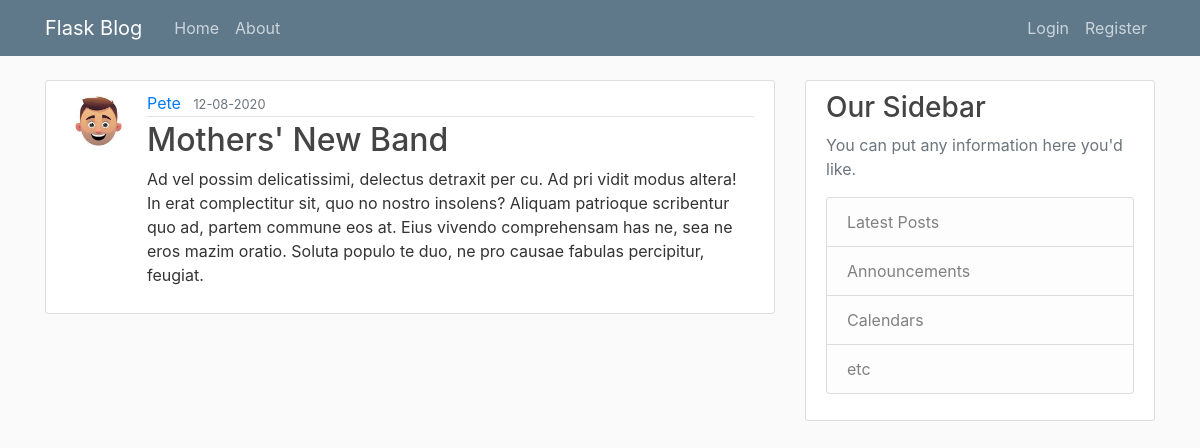
Page /post/7 on the committed database.
### flaskblog/models.py (models this page shows, shortened)
class User(db.Model, UserMixin):
    id = db.Column(db.Integer, primary_key=True)
    username = db.Column(db.String(20), unique=True, nullable=False)
    email = db.Column(db.String(120), unique=True, nullable=False)
    image_file = db.Column(db.String(20), nullable=False,
                           default='default.jpg')
    password = db.Column(db.String(60), nullable=False)
    posts = db.relationship('Post', backref='author', lazy=True)

class Post(db.Model):
    id = db.Column(db.Integer, primary_key=True)
    title = db.Column(db.String(100), nullable=False)
    date_posted = db.Column(db.DateTime, nullable=False,
                            default=datetime.utcnow)
    content = db.Column(db.Text, nullable=False)
    user_id = db.Column(db.Integer, db.ForeignKey('user.id'), nullable=False)

### flaskblog/posts/routes.py (the view)
@posts.route('/post/<int:post_id>')
def post(post_id):
    post = Post.query.get_or_404(post_id)
    return render_template('post.html', title=post.title, post=post)

### flaskblog/templates/post.html (shortened to what this page needs)
{% extends "layout.html" %}
{% block content %}
    <article class="media content-section">
        <img class="rounded-circle article-img" src="{{ url_for('static', filename='profile_pics/' + post.author.image_file) }}" alt="">
        <div class="media-body">
            <div class="article-metadata">
            <a class="mr-2" href="{{ url_for('users.user_posts', username=post.author.username) }}">{{ post.author.username }}</a>
            <small class="text-muted">{{ post.date_posted.strftime('%d-%m-%Y') }}</small>
            </div>
            <h2 class="article-title">{{ post.title }}</h2>
            <p class="article-content">{{ post.content }}</p>
        </div>
    </article>
{% endblock content %}

### flaskblog/static/main.css (style rules this page uses)
body { background: #fafafa; color: #333333; margin-top: 5rem; }
h1, h2, h3, h4, h5, h6 { color: #444444; }
.content-section { background: #ffffff; padding: 10px 20px; border: 1px solid #dddddd; border-radius: 3px; margin-bottom: 20px; }
.article-title { color: #444444; }
.article-content { white-space: pre-line; }
.article-img { height: 65px; width: 65px; margin-right: 16px; }
.article-metadata { padding-bottom: 1px; margin-bottom: 4px; border-bottom: 1px solid #e3e3e3; }

### rows in the picture
User: image_file (placeholder picture), author.username "Pete"
Post: date_posted "12-08-2020", title "Mothers' New Band", content "Ad vel possim delicatissimi, delectus detraxit per cu. Ad pri vidit modus altera! In erat complectitur sit, quo no nostro insolens? Aliquam patrioque scribentur quo ad, partem commune eos at. Eius vivendo comprehensam has ne, sea ne eros mazim oratio. Soluta populo te duo, ne pro causae fabulas percipitur, feugiat."
